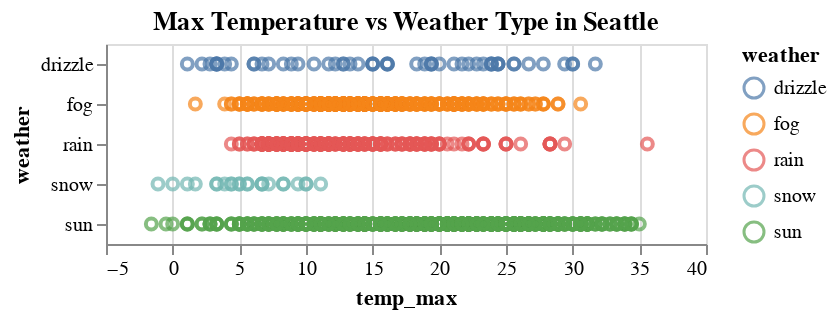

Notebook cell for this chart:
### Code cell
# Create the relationship between max temperature and weather type Altair chart
chart = alt.Chart(weather).mark_point().encode(
    alt.X('temp_max:Q'),  
    alt.Y('weather:N'),         
    alt.Color('weather:N')   
).properties(
    title =" Max Temperature vs Weather Type in Seattle"
)

# Show the chart
chart

### Figure 1 — Vega-Lite specification as saved in the notebook (floating-point values rounded to 4 significant figures; data arrays with more than 128 entries replaced by an {"elided": "..."} marker saying what was removed)
{"config": {"view": {"continuousWidth": 300, "continuousHeight": 300}}, "data": {"name": "data-6881b3c76720a51ecae2e2fb5659aff4"}, "mark": {"type": "point"}, "encoding": {"color": {"field": "weather", "type": "nominal"}, "x": {"field": "temp_max", "type": "quantitative"}, "y": {"field": "weather", "type": "nominal"}}, "title": " Max Temperature vs Weather Type in Seattle", "$schema": "https://vega.github.io/schema/vega-lite/v5.20.1.json", "datasets": {"data-6881b3c76720a51ecae2e2fb5659aff4": {"elided": "1461 records"}}}
